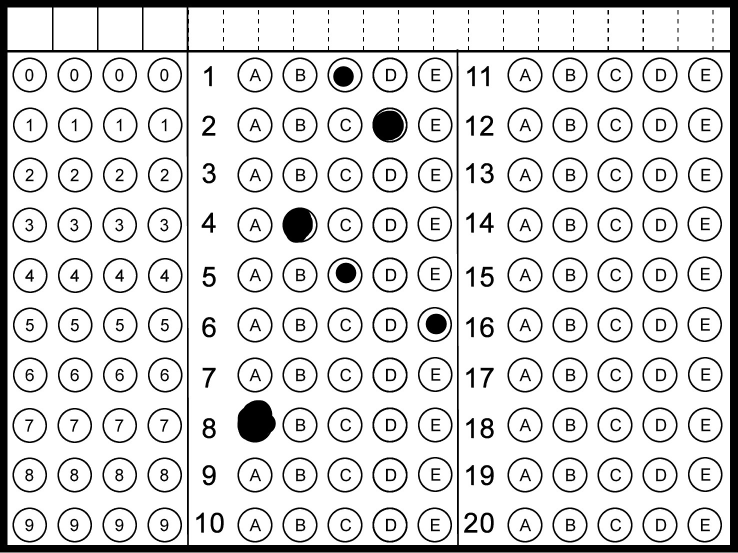
#> input picture python/hafta23/bos.jpeg, 1475 x 1106 px, found by its file name (shown at 1/2 size)
$ python toprak_odev.py
#> lines starting #> are read from the running program, lines starting #| are printed output that depends on the picture; after the words box and inside, x2 and y2 are one past the last pixel; in counts of white or black regions, pixels touching at a corner belong together
import numpy as np
import cv2
import imutils
from imutils import contours

# 20 Soru için örnek cevap anahtarı (0:A, 1:B, 2:C, 3:D, 4:E)
ANSWER_KEY = {
    1: 2, 2: 3, 3: 1, 4: 3, 5: 4,
    6: 0, 7: 1, 8: 2, 9: 3, 10: 4,
    11: 0, 12: 1, 13: 2, 14: 3, 15: 4,
    16: 0, 17: 1, 18: 2, 19: 3, 20: 4
}


def process_omr_column(image_roi, answer_key, start_q):
    """Belirli bir soru sütununu (ROI) işler ve sonuçları döndürür."""
    gray = cv2.cvtColor(image_roi, cv2.COLOR_BGR2GRAY)
    blurred = cv2.GaussianBlur(gray, (5, 5), 0)

    # CRITICAL: THRESH_BINARY_INV kullanıyoruz ki yazılar/dolu alanlar beyaz, arkaplan siyah olsun
    thresh = cv2.threshold(
        blurred, 0, 255, cv2.THRESH_BINARY_INV | cv2.THRESH_OTSU)[1]

    cnts = cv2.findContours(
        thresh.copy(), cv2.RETR_EXTERNAL, cv2.CHAIN_APPROX_SIMPLE)
    cnts = imutils.grab_contours(cnts)
    questionCnts = []

    for c in cnts:
        (x, y, w, h) = cv2.boundingRect(c)
        ar = w / float(h)
        # Yuvarlak tespiti için boyut ve en-boy oranını kontrol et
        if w >= 25 and h >= 25 and ar >= 0.85 and ar <= 1.15:
            questionCnts.append(c)

    # Eğer eksik yuvarlak bulunduysa hata ver
    if len(questionCnts) != 50:  # 10 soru * 5 şık = 50 yuvarlak
        print(
            f"[UYARI] Sütunda 50 yuvarlak bulunamadı, {len(questionCnts)} adet bulundu. Görüntü kalitesini kontrol edin.")
        return 0, image_roi

    # Soruları yukarıdan aşağıya sırala
    questionCnts = contours.sort_contours(
        questionCnts, method="top-to-bottom")[0]
    correct_count = 0

    for (q, i) in enumerate(np.arange(0, len(questionCnts), 5)):
        # Her satırdaki 5 şıkkı soldan sağa sırala (A, B, C, D, E)
        cnts_row = contours.sort_contours(
            questionCnts[i:i + 5], method="left-to-right")[0]
        bubbled = None

        for (j, c) in enumerate(cnts_row):
            mask = np.zeros(thresh.shape, dtype="uint8")
            cv2.drawContours(mask, [c], -1, 255, -1)

            # Maske ile threshold görüntüsünü kesiştirip dolu piksel sayısını bul
            mask = cv2.bitwise_and(thresh, thresh, mask=mask)
            total = cv2.countNonZero(mask)


            # Sadece belirli bir piksel sayısının üzerindeki konturları değerlendir
            if total >= 1500: # Eşik değer, kaleme göre ayarlanabilir
                if bubbled is None or total > bubbled[0]:
                    bubbled = (total, j)

        # Doğru cevabı kontrol et
        q_num = start_q + q
        k = answer_key.get(q_num, -1)
        color = (0, 0, 255)  # Yanlışsa Kırmızı
        if bubbled is None:
            color = (255, 0, 0)  # Hiçbir şık işaretlenmemişse mavi

        elif k == bubbled[1]:
            color = (0, 255, 0)  # Doğruysa Yeşil
            correct_count += 1

        # İşaretlenen şıkkı çiz
        if bubbled is not None:
            cv2.drawContours(image_roi, [cnts_row[bubbled[1]]], -1, color, 3)

    return correct_count, image_roi


# 1. Görüntüyü yükle
# Kendi dosya yolunu buraya yaz
image_path = "C:\\Users\\furkan\\Desktop\\MucitAkademi\\python\\hafta23\\bos.jpeg"
image = cv2.imread(image_path)
#> image is the input picture: shape (1106, 1475, 3); min 0, max 255, mean 217

if image is None:
    print("Görüntü bulunamadı!")
    exit()

# Orijinal görüntünün boyutlarını al
h, w = image.shape[:2]

# 2. Görüntüyü yapısal sütunlara böl (Soru 1-10 ve Soru 11-20 alanları)
# Bu oranlar senin gönderdiğin formun yapısına göre yaklaşık olarak ayarlanmıştır.
col1_roi = image[0:h, int(w*0.25):int(w*0.62)]  # Orta sütun (Sorular 1-10)
col2_roi = image[0:h, int(w*0.62):w]           # Sağ sütun (Sorular 11-20)
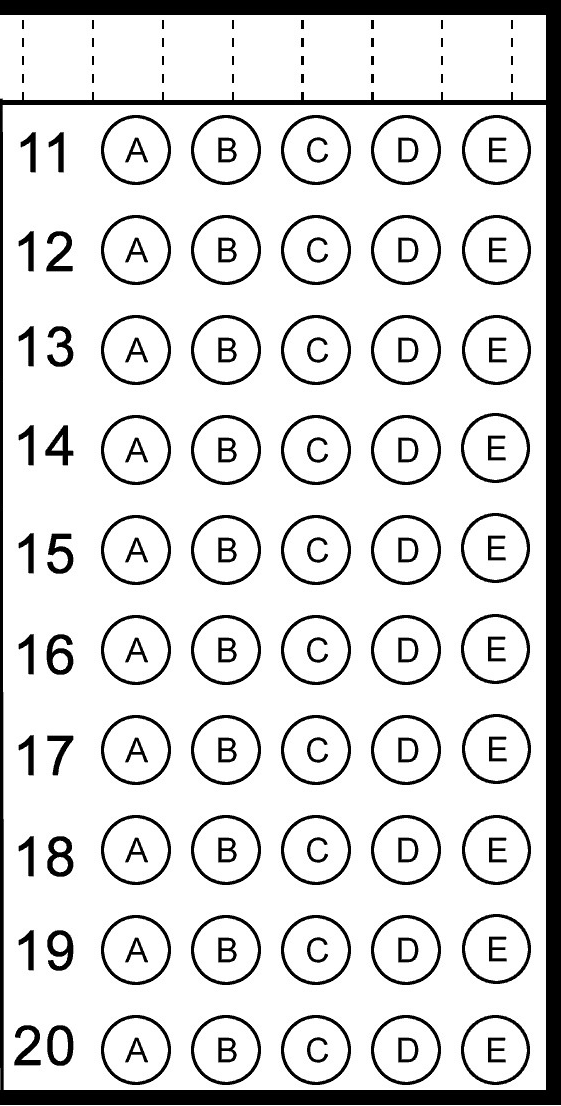
#> col2_roi: shape (1106, 561, 3); min 0, max 255, mean 217.2


# 3. Sütunları işle
correct_1_10, result_col1 = process_omr_column(col1_roi, ANSWER_KEY, start_q=1)
#> in process_omr_column, `thresh = cv2.threshold( blurred, 0, 255, cv2.THRESH_BINARY_INV | cv2.T..`:
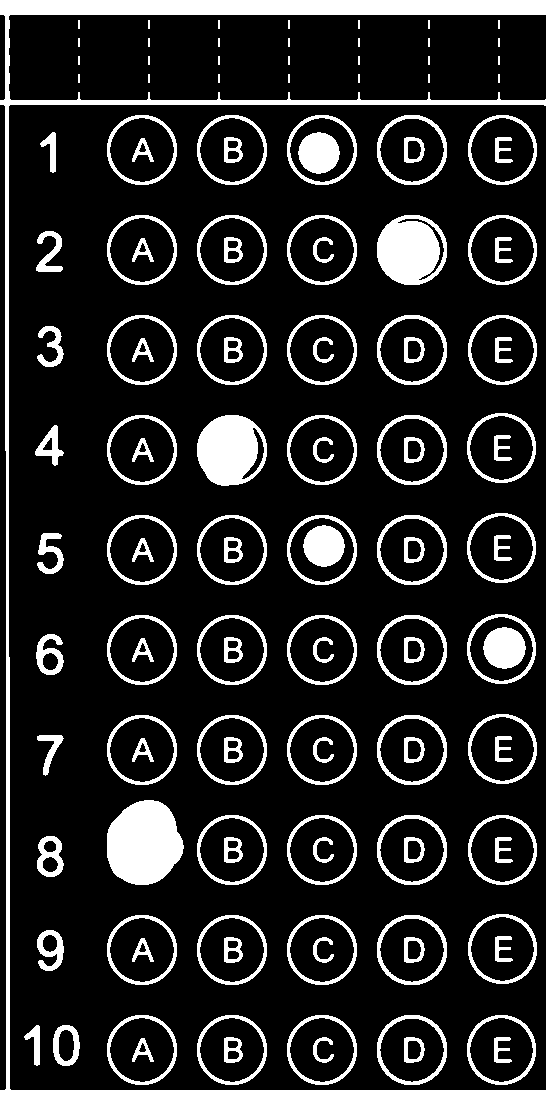
#> thresh: shape (1106, 546); 15.6% white; 137 white regions (28 under 20 px)
#> in process_omr_column, `cnts = cv2.findContours( thresh.copy(), cv2.RETR_EXTERNAL, cv2.CHAIN_A..`: cnts = 90 contours, 28 with area under 20; largest, box (x1, y1, x2, y2) and area: (0, 0, 546, 1106) 21148, (107, 800, 184, 885) 4912, (197, 415, 267, 486) 3852, (377, 1015, 447, 1085) 3831, (377, 915, 447, 985) 3831
#> the loop in process_omr_column, `for c in cnts:` made 90 passes
#> (x, y, w, h, ar) on passes 1 to 8: (53, 1025, 27, 41, 0.659), (24, 1025, 16, 41, 0.39), (467, 1015, 69, 70, 0.986), (377, 1015, 70, 70, 1), (287, 1015, 70, 70, 1), (197, 1015, 70, 70, 1), (107, 1015, 70, 70, 1), (37, 930, 27, 41, 0.659)
#> after the loop in process_omr_column, `for c in cnts:`: questionCnts = 50 contours; largest, box (x1, y1, x2, y2) and area: (107, 800, 184, 885) 4912, (197, 415, 267, 486) 3852, (377, 1015, 447, 1085) 3831, (377, 915, 447, 985) 3831, (377, 815, 447, 885) 3831
#> in process_omr_column, `questionCnts = contours.sort_contours( questionCnts, method="top-to-bo..`: questionCnts = 50 contours; largest, box (x1, y1, x2, y2) and area: (107, 800, 184, 885) 4912, (197, 415, 267, 486) 3852, (377, 115, 447, 185) 3831, (377, 215, 447, 285) 3831, (377, 315, 447, 385) 3831
#> the loop in process_omr_column, `for (q, i) in enumerate(np.arange(0, len(questionCnts), 5)):` made 10 passes
#> (i, k, color, correct_count) on passes 1 to 2: (0, 2, (0, 255, 0), 1), (5, 3, (0, 255, 0), 2)
#> after the loop in process_omr_column, `for (q, i) in enumerate(np.arange(0, len(questionCnts), 5)):`:
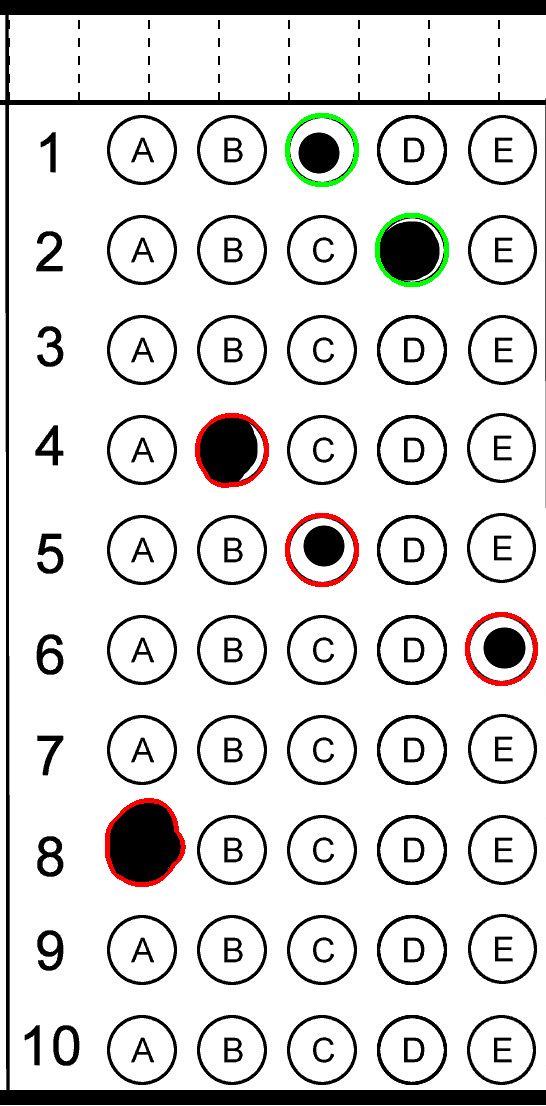
#> image_roi: shape (1106, 546, 3); mean B, G, R 217, 217.8, 218.7
#> after the loop in process_omr_column, `for (q, i) in enumerate(np.arange(0, len(questionCnts), 5)):`:
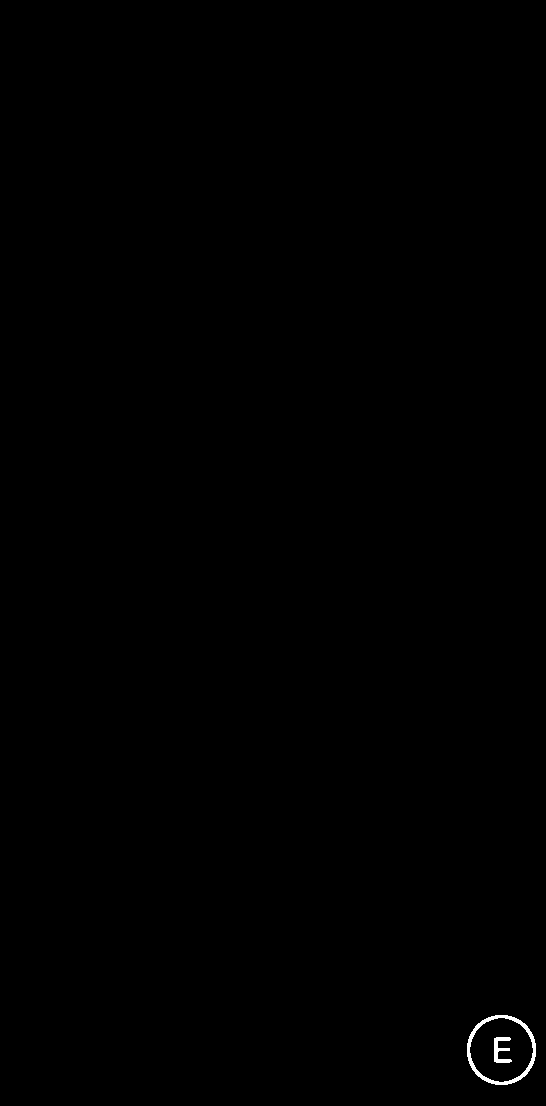
#> mask: shape (1106, 546); 0.17% white; 2 white regions, box (x1, y1, x2, y2) and area: (467, 1015, 536, 1085) 787, (494, 1037, 512, 1063) 240
#> after the loop in process_omr_column, `for (q, i) in enumerate(np.arange(0, len(questionCnts), 5)):`: correct_count = 2
#> correct_1_10 = 2
correct_11_20, result_col2 = process_omr_column(
    col2_roi, ANSWER_KEY, start_q=11)
#> call 2 of process_omr_column, with start_q = 11
#> in process_omr_column (call 2), `blurred = cv2.GaussianBlur(gray, (5, 5), 0)`:
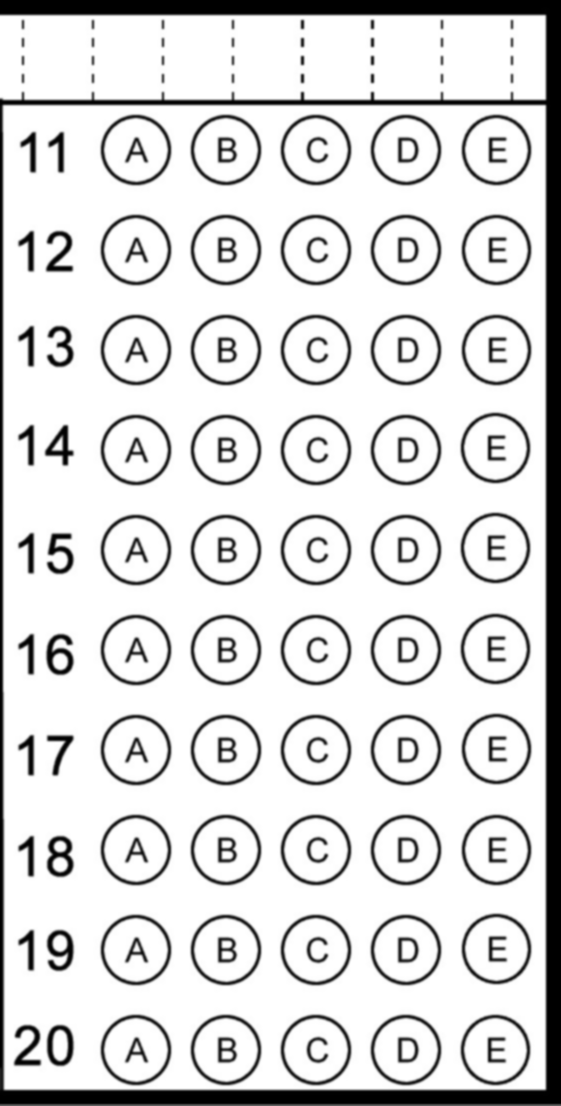
#> blurred: shape (1106, 561); min 0, max 255, mean 217.1
#> in process_omr_column (call 2), `thresh = cv2.threshold( blurred, 0, 255, cv2.THRESH_BINARY_INV | cv2.T..`:
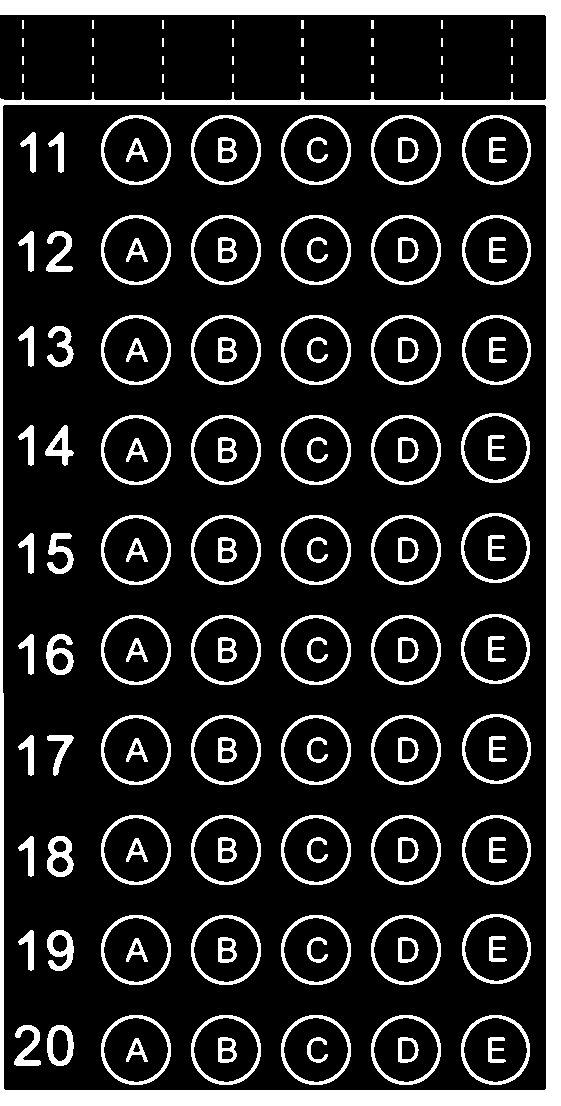
#> thresh: shape (1106, 561); 16.1% white; 153 white regions (24 under 20 px)
#> in process_omr_column (call 2), `cnts = cv2.findContours( thresh.copy(), cv2.RETR_EXTERNAL, cv2.CHAIN_A..`: cnts = 33 contours, 32 with area under 20; largest, box (x1, y1, x2, y2) and area: (0, 0, 561, 1106) 571964
#> the loop in process_omr_column (call 2), `for c in cnts:` made 33 passes
#> (c, x, y, w, h, ar) on passes 1 to 6: ([[511, 74], [511, 82], [512, 82], [512, 74]], 511, 74, 2, 9, 0.222), ([[441, 74], [441, 82], [442, 82], [442, 74]], 441, 74, 2, 9, 0.222), ([[371, 74], [371, 82], [373, 82], [373, 74]], 371, 74, 3, 9, 0.333), ([[301, 74], [301, 82], [303, 82], [303, 74]], 301, 74, 3, 9, 0.333), ([[232, 74], [232, 82], [233, 82], [233, 74]], 232, 74, 2, 9, 0.222), ([[162, 74], [162, 82], [163, 82], [163, 74]], 162, 74, 2, 9, 0.222)
#> after the loop in process_omr_column (call 2), `for c in cnts:`: questionCnts = []
#| [UYARI] Sütunda 50 yuvarlak bulunamadı, 0 adet bulundu. Görüntü kalitesini kontrol edin.
#> correct_11_20 = 0

# 4. Sonuçları hesapla ve ekrana yazdır
total_correct = correct_1_10 + correct_11_20
#> total_correct = 2
score = (total_correct / 20.0) * 100
#> score = 10

print(f"[BİLGİ] Toplam Doğru: {total_correct}/20")
#| [BİLGİ] Toplam Doğru: 2/20
print(f"[BİLGİ] Sınav Puanı: {score:.2f}%")
#| [BİLGİ] Sınav Puanı: 10.00%

cv2.putText(image, f"Skor: {score:.2f}%", (20, 50),
            cv2.FONT_HERSHEY_SIMPLEX, 1.2, (255, 0, 0), 3)

# Görüntüleri ekranda göster (Ekrana sığması için yeniden boyutlandırıyoruz)
image_resized = imutils.resize(image, height=700)
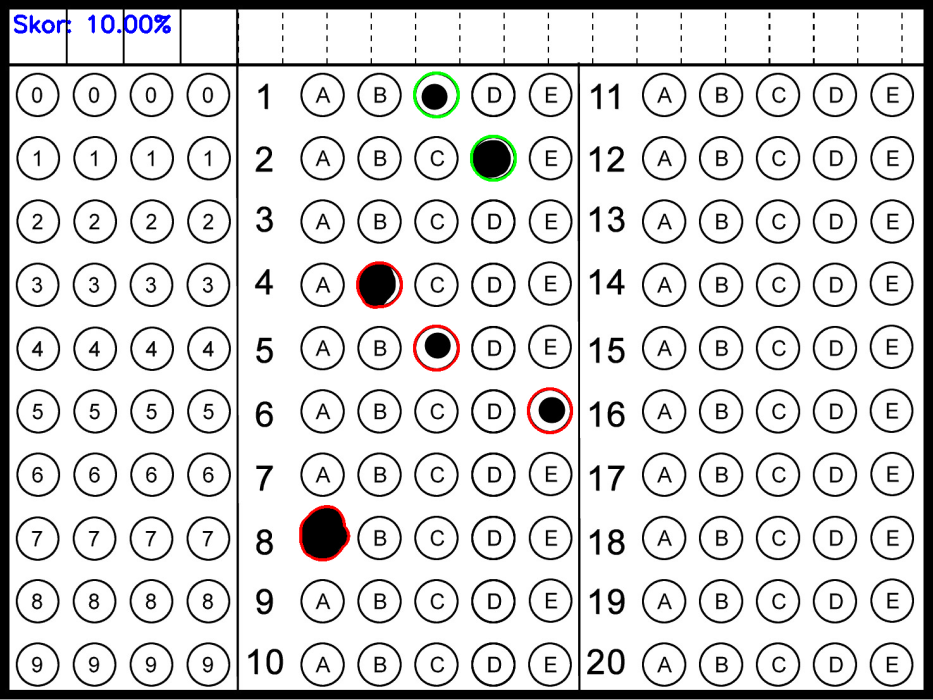
#> image_resized: shape (700, 933, 3); mean B, G, R 216.6, 216.4, 216.8
cv2.imshow("Optik Okuyucu Sonucu", image_resized)
cv2.waitKey(0)
cv2.destroyAllWindows()

$ run again, with python/hafta23/cevap20x5_v2.png saved as python/hafta23/bos.jpeg
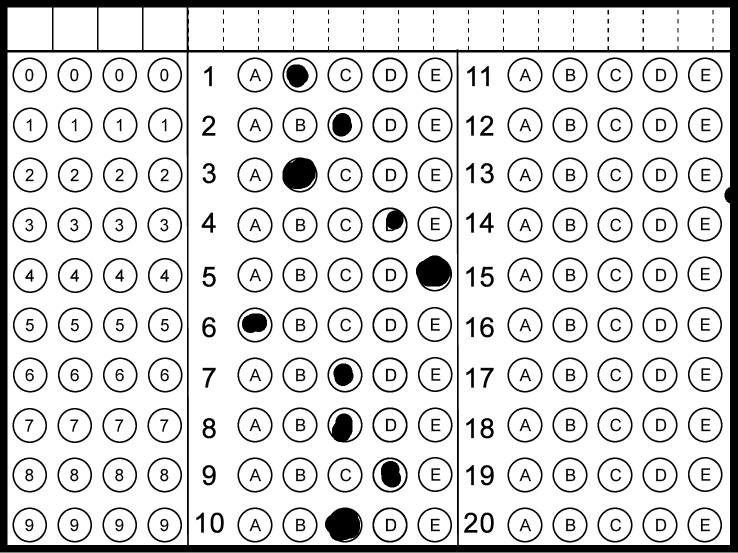
#> input picture python/hafta23/cevap20x5_v2.png, 1475 x 1106 px, found by its file name (shown at 1/2 size)
#> image is the input picture: shape (1106, 1475, 3); min 0, max 255, mean 216.3
#> thresh: shape (1106, 546); 16.4% white; 135 white regions (28 under 20 px)
#> cnts = 90 contours, 28 with area under 20; largest, box (x1, y1, x2, y2) and area: (0, 0, 546, 1106) 21148, (282, 1015, 357, 1085) 3953, (464, 511, 536, 583) 3898, (197, 315, 267, 385) 3840, (377, 1015, 447, 1085) 3831
#> the loop in process_omr_column, `for c in cnts:` made 90 passes
#> (x, y, w, h, ar) on passes 1 to 8: (53, 1025, 27, 41, 0.659), (24, 1025, 16, 41, 0.39), (467, 1015, 69, 70, 0.986), (377, 1015, 70, 70, 1), (282, 1015, 75, 70, 1.07), (197, 1015, 70, 70, 1), (107, 1015, 70, 70, 1), (37, 930, 27, 41, 0.659)
#> after the loop in process_omr_column, `for c in cnts:`: questionCnts = 50 contours; largest, box (x1, y1, x2, y2) and area: (282, 1015, 357, 1085) 3953, (464, 511, 536, 583) 3898, (197, 315, 267, 385) 3840, (377, 1015, 447, 1085) 3831, (377, 915, 447, 985) 3831
#> in process_omr_column, `questionCnts = contours.sort_contours( questionCnts, method="top-to-bo..`: questionCnts = 50 contours; largest, box (x1, y1, x2, y2) and area: (282, 1015, 357, 1085) 3953, (464, 511, 536, 583) 3898, (197, 315, 267, 385) 3840, (377, 115, 447, 185) 3831, (377, 215, 447, 285) 3831
#> the loop in process_omr_column, `for (q, i) in enumerate(np.arange(0, len(questionCnts), 5)):` made 10 passes
#> (i, k, color) on passes 1 to 8: (0, 2, (0, 0, 255)), (5, 3, (0, 0, 255)), (10, 1, (0, 255, 0)), (15, 3, (0, 255, 0)), (20, 4, (0, 255, 0)), (25, 0, (0, 255, 0)), (30, 1, (0, 0, 255)), (35, 2, (0, 255, 0))
#> after the loop in process_omr_column, `for (q, i) in enumerate(np.arange(0, len(questionCnts), 5)):`:
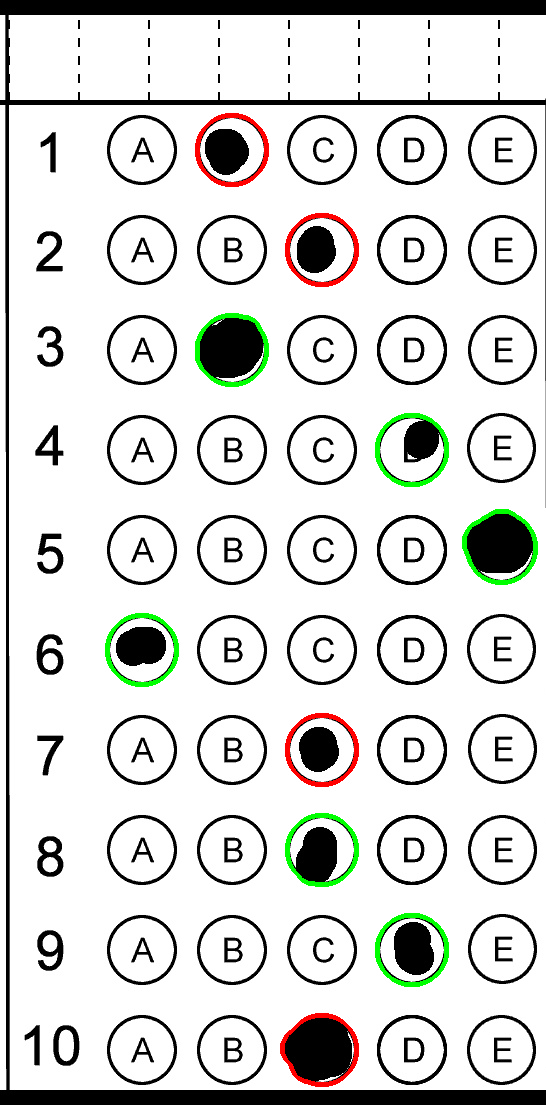
#> image_roi: shape (1106, 546, 3); mean B, G, R 214.2, 216.7, 215.9
#> after the loop in process_omr_column, `for (q, i) in enumerate(np.arange(0, len(questionCnts), 5)):`: correct_count = 6
#> gray: shape (1106, 561)
#> blurred: shape (1106, 561)
#> thresh: shape (1106, 561); 16.1% white; 153 white regions (24 under 20 px)
#> cnts = 33 contours, 32 with area under 20; largest, box (x1, y1, x2, y2) and area: (0, 0, 561, 1106) 571964
#> the loop in process_omr_column (call 2), `for c in cnts:` made 33 passes
#> (c, x, y, w, h, ar) on passes 1 to 6: ([[511, 74], [511, 82], [512, 82], [512, 74]], 511, 74, 2, 9, 0.222), ([[441, 74], [441, 82], [442, 82], [442, 74]], 441, 74, 2, 9, 0.222), ([[371, 74], [371, 82], [373, 82], [373, 74]], 371, 74, 3, 9, 0.333), ([[301, 74], [301, 82], [303, 82], [303, 74]], 301, 74, 3, 9, 0.333), ([[232, 74], [232, 82], [233, 82], [233, 74]], 232, 74, 2, 9, 0.222), ([[162, 74], [162, 82], [163, 82], [163, 74]], 162, 74, 2, 9, 0.222)
#| [UYARI] Sütunda 50 yuvarlak bulunamadı, 0 adet bulundu. Görüntü kalitesini kontrol edin.
#> correct_11_20 = 0
#> total_correct = 6
#> score = 30
#| [BİLGİ] Toplam Doğru: 6/20
#| [BİLGİ] Sınav Puanı: 30.00%
#> `image_resized = imutils.resize(image, height=700)`:
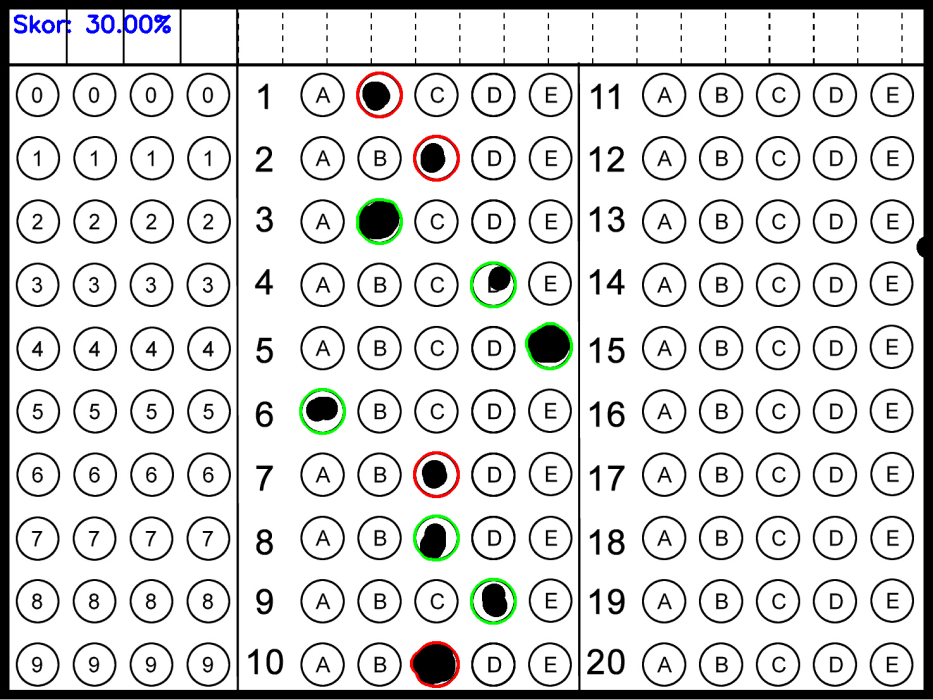
#> image_resized: shape (700, 933, 3); mean B, G, R 215.6, 216.1, 215.8
